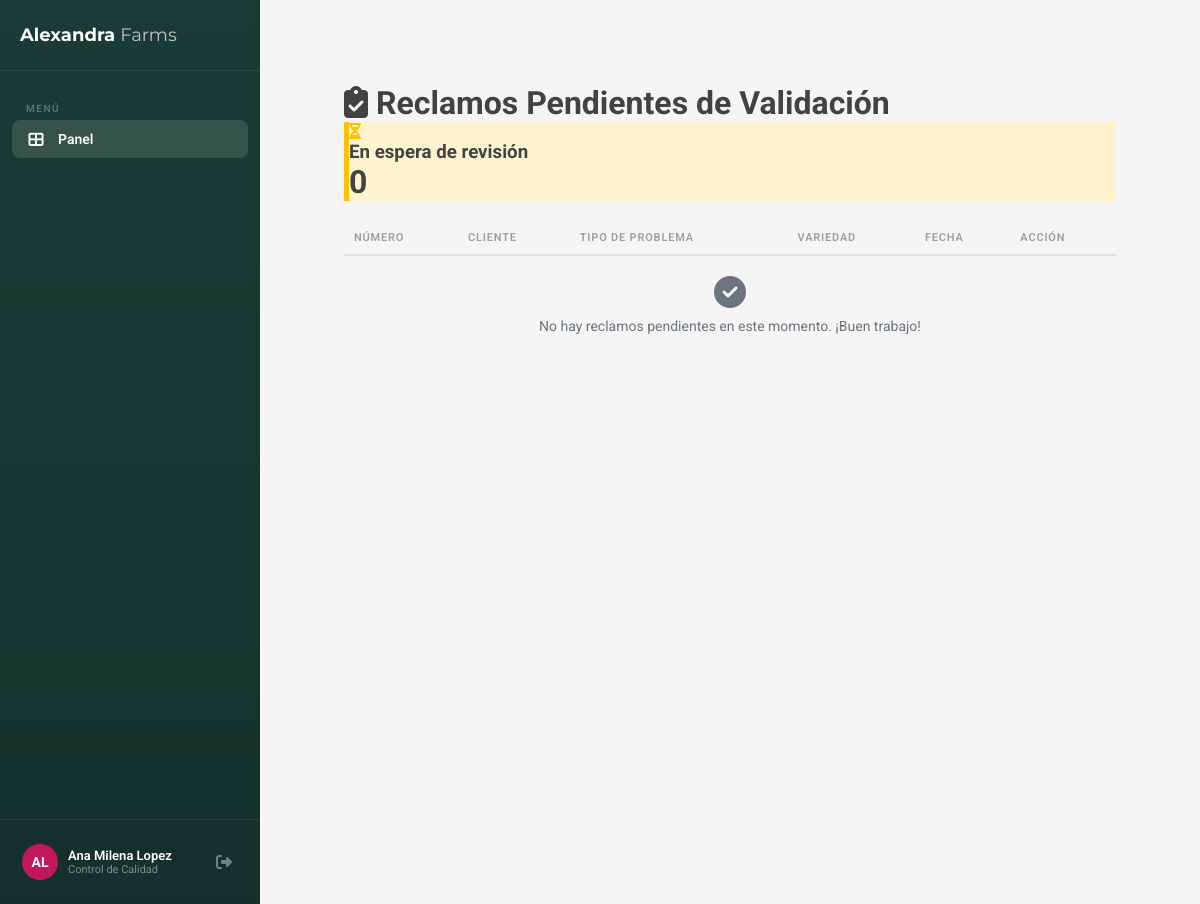
Before: /reclamos/calidad/panel/ (signed in) with the older database file.
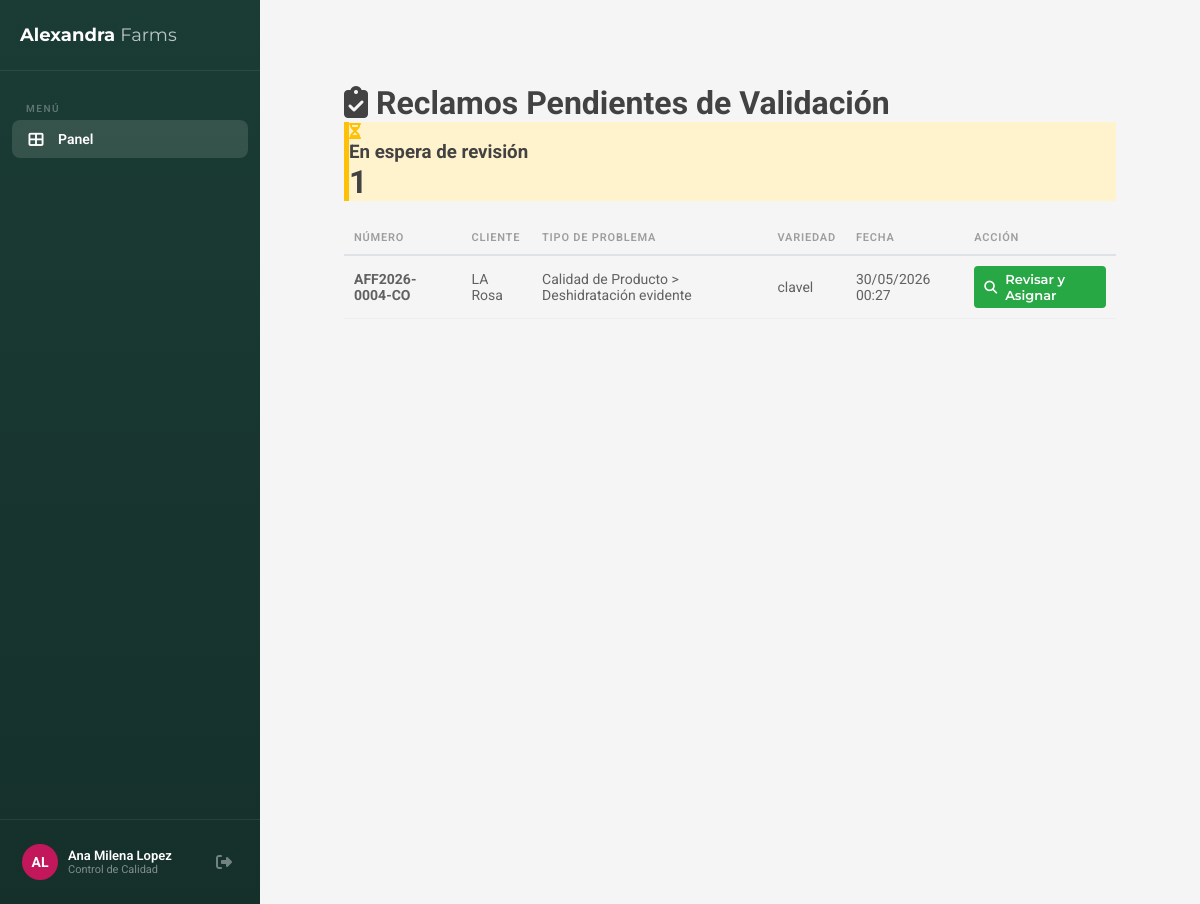
After: the same page with the newer database file.
### reclamos/models.py (models this page shows, shortened)
class Reclamo(models.Model):
    ESTADOS = (
        ('pendiente_validacion', _('Pendiente Validación')),
        ('en_validacion', _('En Validación')),
        ('aprobado_pendiente', _('Aprobado - Pendiente Asignación')),
        ('rechazado', _('Rechazado')),
        ('en_proceso', _('En Proceso')),
        ('en_investigacion', _('En Investigación')),
        ('resolucion_propuesta', _('Resolución Propuesta')),
        ('resuelto', _('Resuelto')),
        ('cerrado', _('Cerrado')),
    )
    numero = models.CharField(max_length=25, unique=True, editable=False, verbose_name=_('Número'))
    cliente = models.ForeignKey(Perfil, on_delete=models.CASCADE, related_name='reclamos', verbose_name=_('Cliente'))
    tipo_problema = models.ForeignKey(TipoProblema, on_delete=models.PROTECT, verbose_name=_('Tipo de problema'))
    variedad_rosa = models.CharField(max_length=100, verbose_name=_('Variedad de rosa'))
    numero_guia_master = models.CharField(max_length=100, verbose_name=_('Número de Guía Master'))
    fecha_despacho = models.DateField(verbose_name=_('Fecha de despacho'))
    descripcion = models.TextField(verbose_name=_('Descripción detallada'))
    estado = models.CharField(max_length=25, choices=ESTADOS, default='pendiente_validacion', verbose_name=_('Estado'))
    inspector_calidad = models.ForeignKey(
        Perfil, on_delete=models.SET_NULL, null=True, blank=True,
        related_name='reclamos_inspeccionados', verbose_name=_('Inspector de Calidad')
    )
    motivo_rechazo = models.ForeignKey(
        MotivoRechazo, on_delete=models.SET_NULL, null=True, blank=True,
        verbose_name=_('Motivo de Rechazo')
    )
    observaciones_internas_calidad = models.TextField(blank=True, verbose_name=_('Observaciones Internas (Calidad)'))
    zona_horaria_cliente = models.CharField(max_length=50, default='America/New_York', verbose_name=_('Zona horaria cliente'))
    created_at = models.DateTimeField(auto_now_add=True)
    updated_at = models.DateTimeField(auto_now=True)
    class Meta:
        verbose_name = _('Reclamo')
        verbose_name_plural = _('Reclamos')
        ordering = ['-created_at']
        permissions = [
            ("puede_validar_calidad", "Puede validar reclamos como Control de Calidad"),
            ("puede_ver_gerencia", "Puede ver dashboard gerencial"),
        ]

class TipoProblema(models.Model):
    categoria = models.ForeignKey(CategoriaProblema, on_delete=models.CASCADE, related_name='tipos')
    nombre = models.CharField(max_length=150, verbose_name=_('Tipo de Problema'))
    activo = models.BooleanField(default=True)
    class Meta:
        verbose_name = _('Tipo de Problema')
        verbose_name_plural = _('Tipos de Problemas')
    def __str__(self):
        return f"{self.categoria.nombre} > {self.nombre}"

class CategoriaProblema(models.Model):
    nombre = models.CharField(max_length=100, verbose_name=_('Categoría'))
    orden = models.PositiveIntegerField(default=0)
    class Meta:
        verbose_name = _('Categoría de Problema')
        verbose_name_plural = _('Categorías de Problemas')
        ordering = ['orden']

### cuentas/models.py (models this page shows, shortened)
class Perfil(models.Model):
    ROLES = (
        ('cliente_comprador', _('Cliente Comprador')),
        ('empleado', _('Empleado Interno')),
    )
    DEPARTAMENTOS = (
        ('ventas', _('Ventas')),
        ('calidad', _('Control de Calidad')),
        ('poscosecha', _('Poscosecha')),
        ('produccion', _('Producción')),
        ('exportaciones', _('Exportaciones')),
        ('gerencia', _('Gerencia General')),
        ('admin', _('Administrador TI')),
    )
    IDIOMAS = (
        ('es', _('Español')),
        ('en', _('English')),
        ('ru', _('Русский')),
    )
    user = models.OneToOneField(User, on_delete=models.CASCADE, related_name='perfil')
    role = models.CharField(max_length=20, choices=ROLES, verbose_name=_('Rol'))
    departamento = models.CharField(max_length=20, choices=DEPARTAMENTOS, null=True, blank=True, verbose_name=_('Departamento'))
    phone = models.CharField(max_length=30, blank=True, verbose_name=_('Teléfono'))
    company_name = models.CharField(max_length=200, blank=True, verbose_name=_('Empresa'))
    country = models.CharField(max_length=100, blank=True, verbose_name=_('País'))
    preferred_language = models.CharField(
        max_length=2, choices=IDIOMAS, default='es', verbose_name=_('Idioma preferido')
    )
    must_change_password = models.BooleanField(
        default=False, verbose_name=_('Debe cambiar contraseña')
    )
    temp_password_expires_at = models.DateTimeField(
        null=True, blank=True, verbose_name=_('Expiración de contraseña temporal')
    )
    failed_attempts = models.IntegerField(default=0, verbose_name=_('Intentos fallidos'))
    locked_until = models.DateTimeField(
        null=True, blank=True, verbose_name=_('Bloqueado hasta')
    )
    created_at = models.DateTimeField(auto_now_add=True, verbose_name=_('Creado el'))
    class Meta:
        verbose_name = _('Perfil')
        verbose_name_plural = _('Perfiles')

### cuentas/views.py (the view)
        @login_required
        def wrapper(request, *args, **kwargs):
            try:
                perfil = request.user.perfil
            except Perfil.DoesNotExist:
                logout(request)
                return redirect('login')
            if perfil.must_change_password:
                return redirect('cambiar_password')
            if perfil.role in roles:
                return view_func(request, *args, **kwargs)
            else:
                logout(request)
                messages.error(request, 'sin_permiso')
                return redirect('login')

### cuentas/views.py (called while the page is built)
def role_required(*roles):
    def decorator(view_func):
        @login_required
        def wrapper(request, *args, **kwargs):
            try:
                perfil = request.user.perfil
            except Perfil.DoesNotExist:
                logout(request)
                return redirect('login')
            if perfil.must_change_password:
                return redirect('cambiar_password')
            if perfil.role in roles:
                return view_func(request, *args, **kwargs)
            else:
                logout(request)
                messages.error(request, 'sin_permiso')
                return redirect('login')
        return wrapper
    return decorator

### reclamos/templates/reclamos/panel_calidad.html (shortened to what this page needs)
{% extends 'reclamos/base_panel.html' %}
{% block sidebar_nav %}
    <div class="nav-section">Menú</div>
    <a href="{% url 'panel_calidad' %}" class="active"><i class="fas fa-th-large"></i> Panel</a>
{% endblock %}
{% block content %}
    <div class="dashboard-container">
        <main class="main-content" style="margin: 20px;">
            <h1><i class="fas fa-clipboard-check"></i> Reclamos Pendientes de Validación</h1>
            <section class="kpis" style="margin-bottom: 20px;">
                <div class="kpi-card" style="background: #fff3cd; border-left: 5px solid #ffc107;">
                    <i class="fas fa-hourglass-half" style="color: #ffc107;"></i>
                    <div class="kpi-info">
                        <h3>En espera de revisión</h3>
                        <p style="font-size: 2rem; font-weight: bold;">{{ en_calidad_count }}</p>
                    </div>
                </div>
            </section>
            <section class="card">
                <div class="table-container">
                    <table class="table" style="width: 100%; border-collapse: collapse; text-align: left;">
                        <thead style="background-color: #f8f9fa; border-bottom: 2px solid #dee2e6;">
                            <tr>
                                <th style="padding: 10px;">Número</th>
                                <th style="padding: 10px;">Cliente</th>
                                <th style="padding: 10px;">Tipo de Problema</th>
                                <th style="padding: 10px;">Variedad</th>
                                <th style="padding: 10px;">Fecha</th>
                                <th style="padding: 10px;">Acción</th>
                            </tr>
                        </thead>
                        <tbody>
                            {% for reclamo in reclamos %}
                            <tr style="border-bottom: 1px solid #eee;">
                                <td style="padding: 10px;"><strong>{{ reclamo.numero }}</strong></td>
                                <td style="padding: 10px;">{{ reclamo.cliente.company_name }}</td>
                                <td style="padding: 10px;">{{ reclamo.tipo_problema }}</td>
                                <td style="padding: 10px;">{{ reclamo.variedad_rosa }}</td>
                                <td style="padding: 10px;">{{ reclamo.created_at|date:"d/m/Y H:i" }}</td>
                                <td style="padding: 10px;">
                                    <a href="{% url 'detalle_reclamo' reclamo.pk %}" class="btn btn-primary" style="padding: 5px 10px; text-decoration: none; background: #28a745; color: white; border-radius: 4px;">
                                        <i class="fas fa-search"></i> Revisar y Asignar
                                    </a>
                                </td>
                            </tr>
                            {% empty %}
                            <tr>
                                <td colspan="6" style="padding: 20px; text-align: center; color: #6c757d;">
                                    <i class="fas fa-check-circle" style="font-size: 2rem; display: block; margin-bottom: 10px;"></i>
                                    No hay reclamos pendientes en este momento. ¡Buen trabajo!
                                </td>
                            </tr>
                            {% endfor %}
                        </tbody>
                    </table>
                </div>
            </section>
        </main>
    </div>
{% endblock content %}

Changed rows visible on the page:
added Reclamo: numero "AFF2026-0004-CO", cliente.company_name "LA Rosa", tipo_problema "Calidad de Producto > Deshidratación evidente", variedad_rosa "clavel", created_at "30/05/2026 00:27"
Other visible differences:
{{ en_calidad_count }}: "0" → "1"
text no longer shown: "No hay reclamos pendientes en este momento. ¡Buen trabajo!"
